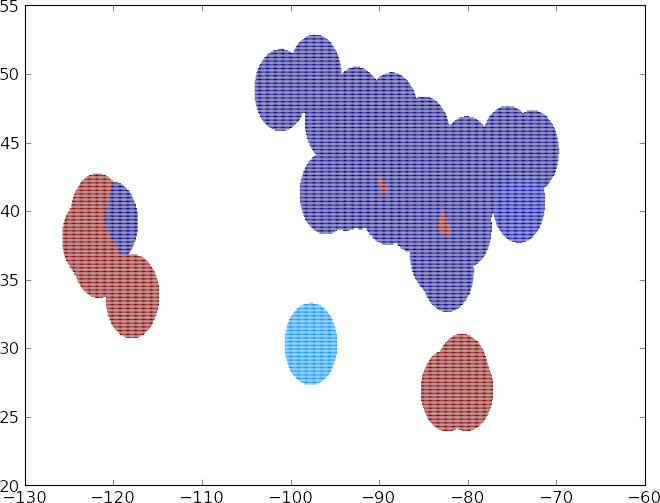

The script that saved this image:
print "Starting map.py"

import numpy
import matplotlib as mpl


mpl.use('Agg')

import matplotlib.pyplot as plt

cm = plt.cm.get_cmap('jet')
a=open('map.csv')
var=numpy.loadtxt(a)
print "Opened Files"

y=var[:,0:1]
x=var[:,1:2]
colors=var[:,2:3]
print "got data"



plt.scatter(x,y,c=colors,s=1,cmap=cm,marker="s",edgecolors='none',alpha=1.0)
plt.savefig('map.png',bbox_inches='tight', transparent=True,pad_inches=0)
plt.xlim(-130,-60)
plt.ylim(25,55)

print "done map.py"
